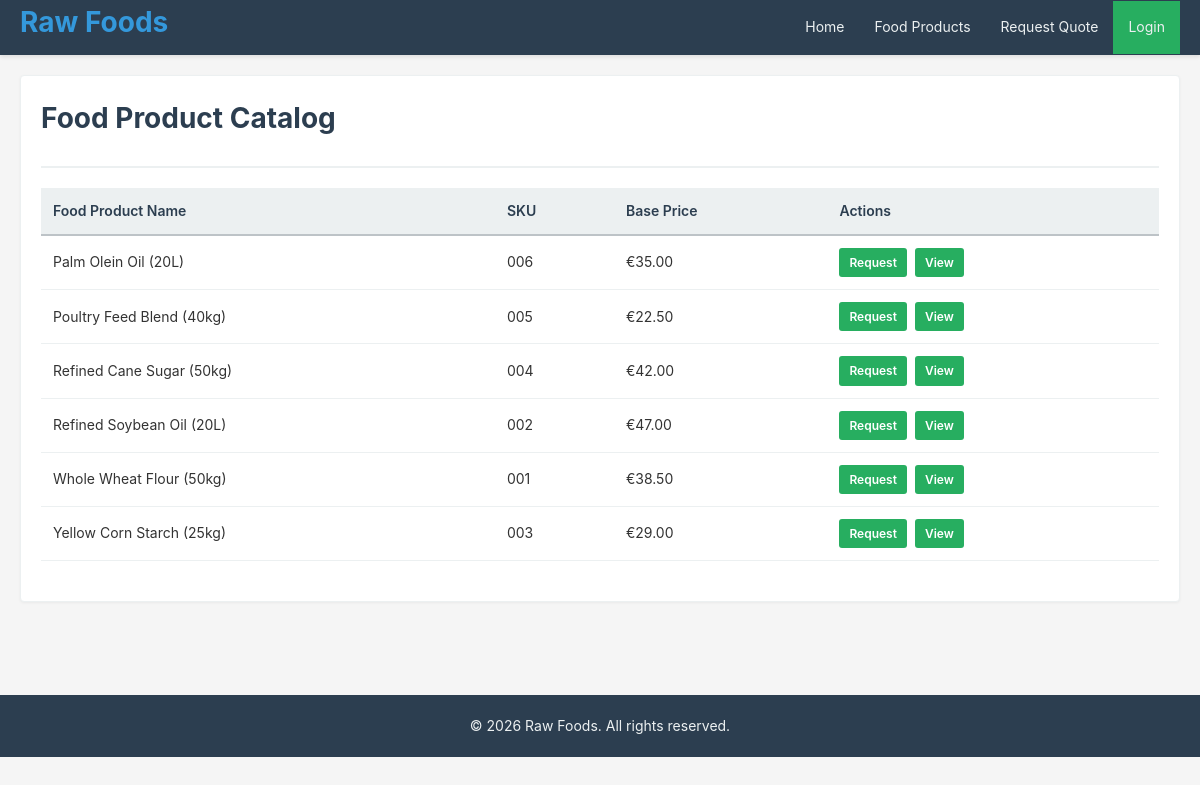
Screenshot of /products/ with the database file from the repository.
### crm/models.py (models this page shows, shortened)
class Product(models.Model):
    name = models.CharField(max_length=200, unique=True)
    sku = models.CharField(max_length=50, unique=True)
    base_price = models.DecimalField(
        max_digits=10, decimal_places=2, validators=[MinValueValidator(0)]
    )
    description = models.TextField(blank=True)
    is_active = models.BooleanField(default=True)
    created_at = models.DateTimeField(auto_now_add=True)
    updated_at = models.DateTimeField(auto_now=True)
    objects = models.Manager()
    class Meta:  # pylint: disable=too-few-public-methods
        ordering = ['name']
        verbose_name = 'Food Product'
        verbose_name_plural = 'Food Products'

### crm/views.py (the view)
# urls.py: path('products/', views.product_list, name='product_list'),
def product_list(request):
    products = Product.objects.filter(is_active=True)
    return render(request, 'product_list.html', {'products': products})

### templates/product_list.html (shortened to what this page needs)
{% extends "base.html" %}
{% block content %}
<div class="card">
    <div class="card-header">
        <h1>Food Product Catalog</h1>
    </div>
    <div class="card-body">
        {% if products %}
        <table>
            <thead>
                <tr>
                    <th>Food Product Name</th>
                    <th>SKU</th>
                    <th>Base Price</th>
                    <th>Actions</th>
                </tr>
            </thead>
            <tbody>
                {% for product in products %}
                <tr>
                    <td>{{ product.name }}</td>
                    <td>{{ product.sku }}</td>
                    <td>€{{ product.base_price }}</td>
                    <td class="table-actions">
                        <div style="display: flex; gap: 8px;">
                            <a href="{% url 'request_quote' %}?product_id={{ product.id }}" class="btn btn-success"
                                style="margin: 0;">Request</a>
                            <a href="{% url 'product_detail' product.id %}" class="btn btn-success"
                                style="margin: 0;">View</a>
                        </div>
                    </td>
                </tr>
                {% endfor %}
            </tbody>
        </table>
        {% else %}
        <p>No food products available.</p>
        {% endif %}
    </div>
</div>
{% endblock %}

### static/css/style.css (style rules this page uses)
* { margin: 0; padding: 0; box-sizing: border-box; }
html, body { height: 100%; }
body { font-family: -apple-system, BlinkMacSystemFont, "Segoe UI", Roboto, "Helvetica Neue", Arial, sans-serif; font-size: 14px; line-height: 1.6; color: #333; background-color: #f5f5f5; }
.btn { display: inline-block; padding: 10px 20px; margin-right: 5px; margin-bottom: 5px; border: none; border-radius: 4px; cursor: pointer; font-size: 14px; font-weight: 600; text-decoration: none; transition: background-color 0.3s, color 0.3s; text-align: center; }
.btn-success { background-color: #27ae60; color: white; }
table { width: 100%; border-collapse: collapse; background-color: white; margin: 20px 0; }
thead { background-color: #ecf0f1; border-bottom: 2px solid #bdc3c7; }
th { padding: 12px; text-align: left; font-weight: 600; color: #2c3e50; }
td { padding: 12px; border-bottom: 1px solid #ecf0f1; }
.table-actions { white-space: nowrap; }
.table-actions a { display: inline-block; padding: 5px 10px; margin-right: 5px; font-size: 12px; text-decoration: none; border-radius: 3px; }
.card { background-color: white; border: 1px solid #ecf0f1; border-radius: 4px; padding: 20px; margin-bottom: 20px; box-shadow: 0 1px 3px rgba(0, 0, 0, 0.05); }
.card-header { border-bottom: 2px solid #ecf0f1; padding: 0 0 15px 0; margin-bottom: 15px; }
.card-body { min-height: 100px; }
h1 { font-size: 28px; color: #2c3e50; margin-bottom: 10px; }
a { color: #3498db; text-decoration: none; }

### rows the page displays
Product: name "Palm Olein Oil (20L)", sku "006", base_price "35.00"
Product: name "Poultry Feed Blend (40kg)", sku "005", base_price "22.50"
Product: name "Refined Cane Sugar (50kg)", sku "004", base_price "42.00"
Product: name "Refined Soybean Oil (20L)", sku "002", base_price "47.00"
Product: name "Whole Wheat Flour (50kg)", sku "001", base_price "38.50"
Product: name "Yellow Corn Starch (25kg)", sku "003", base_price "29.00"
